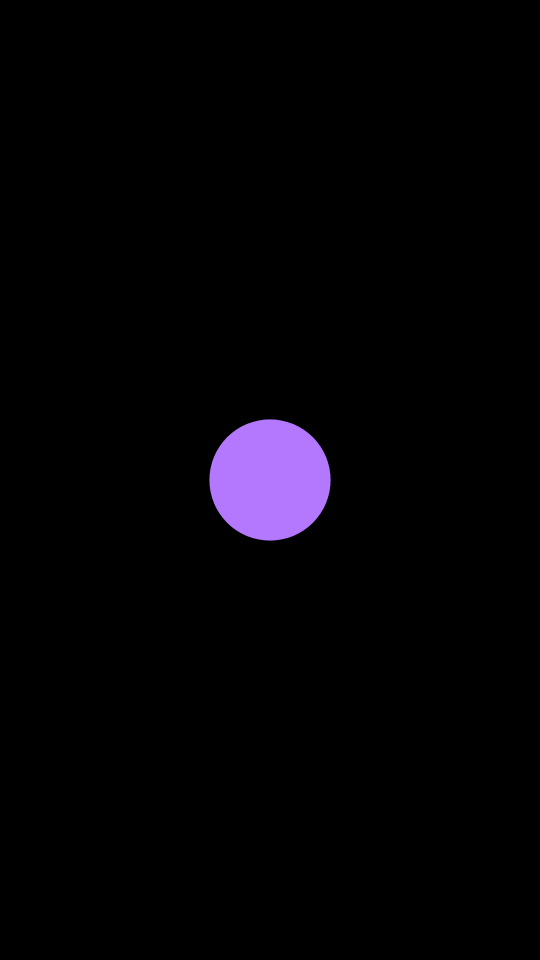
Frame 1 (no input)
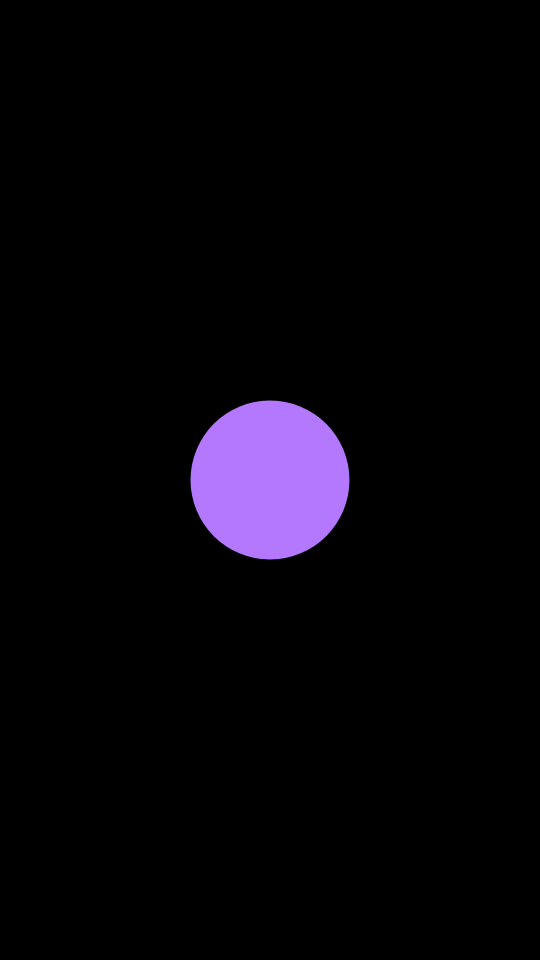
Frame 60 (no input)
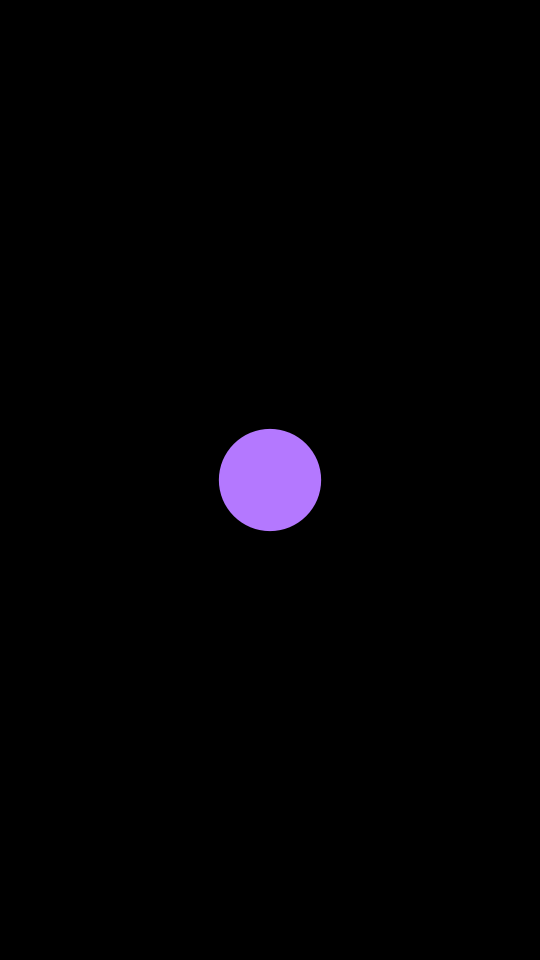
Frame 120 (the mouse pressed at the canvas centre since frame 60)

The p5.js sketch that drew these frames (run headless with seeded random() and noise() and a simulated clock; from frame 60 on, the mouse is pressed at the canvas centre):

// p5.js sketch
// ── sketch.js
function setup() {
  createCanvas(540, 960);
  pixelDensity(2);
  noStroke();
}

function draw() {
	background(0);

	let pulse = 0.03;
	breath(pulse);
}

function breath(pulse) {
	
	let size = 120 + sin(frameCount * pulse) * 40;

	fill(180, 120, 255);
	circle(width/2, height/2, size);
}
